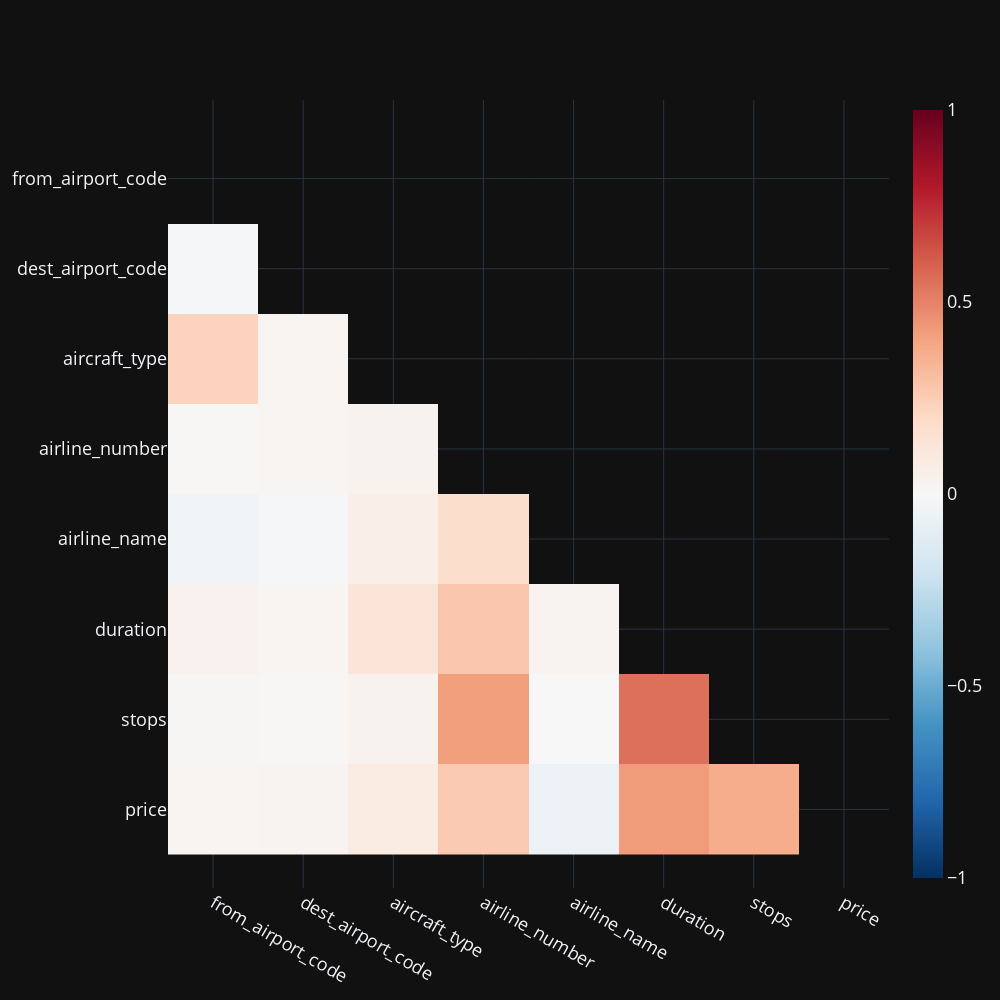

Source (notebook cell):
### Code cell
corr = df.corr()

ax_names = [f"{v}" for v in corr.columns]
corr.index = ax_names
corr.columns = ax_names

mask = np.triu(np.ones_like(corr, dtype=bool))

fig_c = go.Figure(go.Heatmap(z=corr.mask(mask),
                            x=ax_names,
                            y=ax_names,
                            colorscale=px.colors.diverging.RdBu,
                            reversescale=True,
                            zmin=-1,
                            zmax=1,
                            hoverongaps=False,
                            hovertemplate='Correlation: %{z:.2f}<br>'))

fig_c.update_layout(xaxis=dict(scaleanchor="y"), yaxis_autorange='reversed')
fig_c.update_layout(autosize=False, width=1000, height=1000,
                    font=dict(size=18), hoverlabel=dict(font=dict(size=18)))

fig_c.show()

### Figure 1 — Plotly figure (JSON) as saved in the notebook; plotly's stock layout.template omitted (floating-point values rounded to 4 significant figures)
{"data": [{"colorscale": [[0.0, "rgb(103,0,31)"], [0.1, "rgb(178,24,43)"], [0.2, "rgb(214,96,77)"], [0.3, "rgb(244,165,130)"], [0.4, "rgb(253,219,199)"], [0.5, "rgb(247,247,247)"], [0.6, "rgb(209,229,240)"], [0.7, "rgb(146,197,222)"], [0.8, "rgb(67,147,195)"], [0.9, "rgb(33,102,172)"], [1.0, "rgb(5,48,97)"]], "hoverongaps": false, "hovertemplate": "Correlation: %{z:.2f}<br>", "reversescale": true, "x": ["from_airport_code", "dest_airport_code", "aircraft_type", "airline_number", "airline_name", "duration", "stops", "price"], "y": ["from_airport_code", "dest_airport_code", "aircraft_type", "airline_number", "airline_name", "duration", "stops", "price"], "z": [[null, null, null, null, null, null, null, null], [-0.01206, null, null, null, null, null, null, null], [0.2284, 0.02255, null, null, null, null, null, null], [0.007614, 0.02266, 0.03289, null, null, null, null, null], [-0.03208, -0.01326, 0.06195, 0.1775, null, null, null, null], [0.04187, 0.02181, 0.1292, 0.2768, 0.02882, null, null, null], [0.01115, 0.007635, 0.03376, 0.416, 0.0001402, 0.5527, null, null], [0.01901, 0.02833, 0.0839, 0.2651, -0.06334, 0.4294, 0.3701, null]], "zmax": 1, "zmin": -1, "type": "heatmap"}], "layout": {"xaxis": {"scaleanchor": "y"}, "yaxis": {"autorange": "reversed"}, "font": {"size": 18}, "hoverlabel": {"font": {"size": 18}}, "autosize": false, "width": 1000, "height": 1000}}
